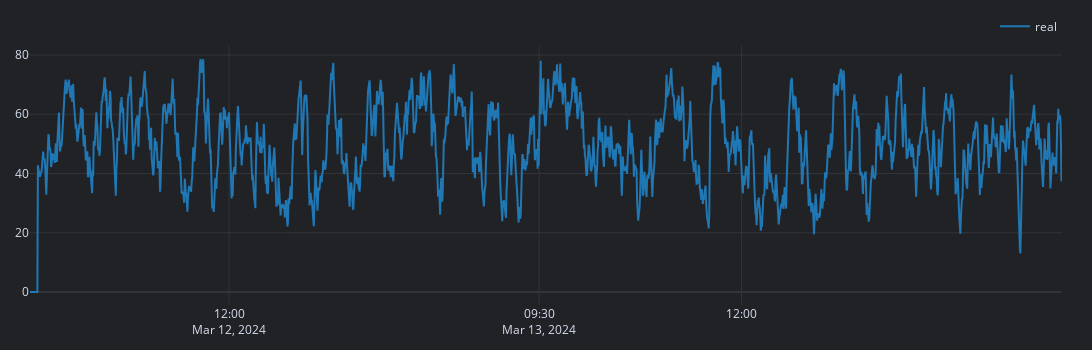
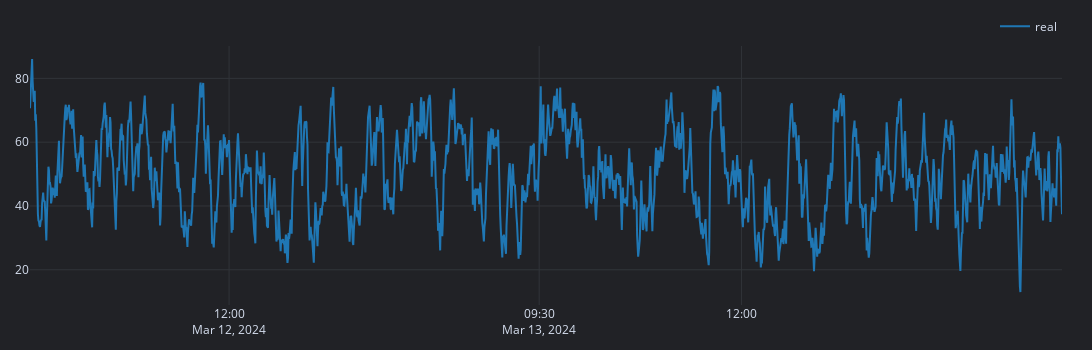

Notebook code cell kept with these figures, in order:
### Code cell
run_rsi = vbt.talib_func("rsi")
rsi_new = run_rsi(basic_data.vwap, timeperiod=15)
rsi_new = rsi_new.fillna(0)
print(rsi_new)
print(dir(rsi_new))
rsi14 = basic_data.data["BAC"]["Rsi14"]
print(rsi14)

combined_df = pd.concat([rsi_new, rsi14], axis=1)
combined_df

plot_rsi = vbt.talib_plot_func("rsi")
plot_rsi(rsi_new).show()
plot_rsi(rsi14).show()
